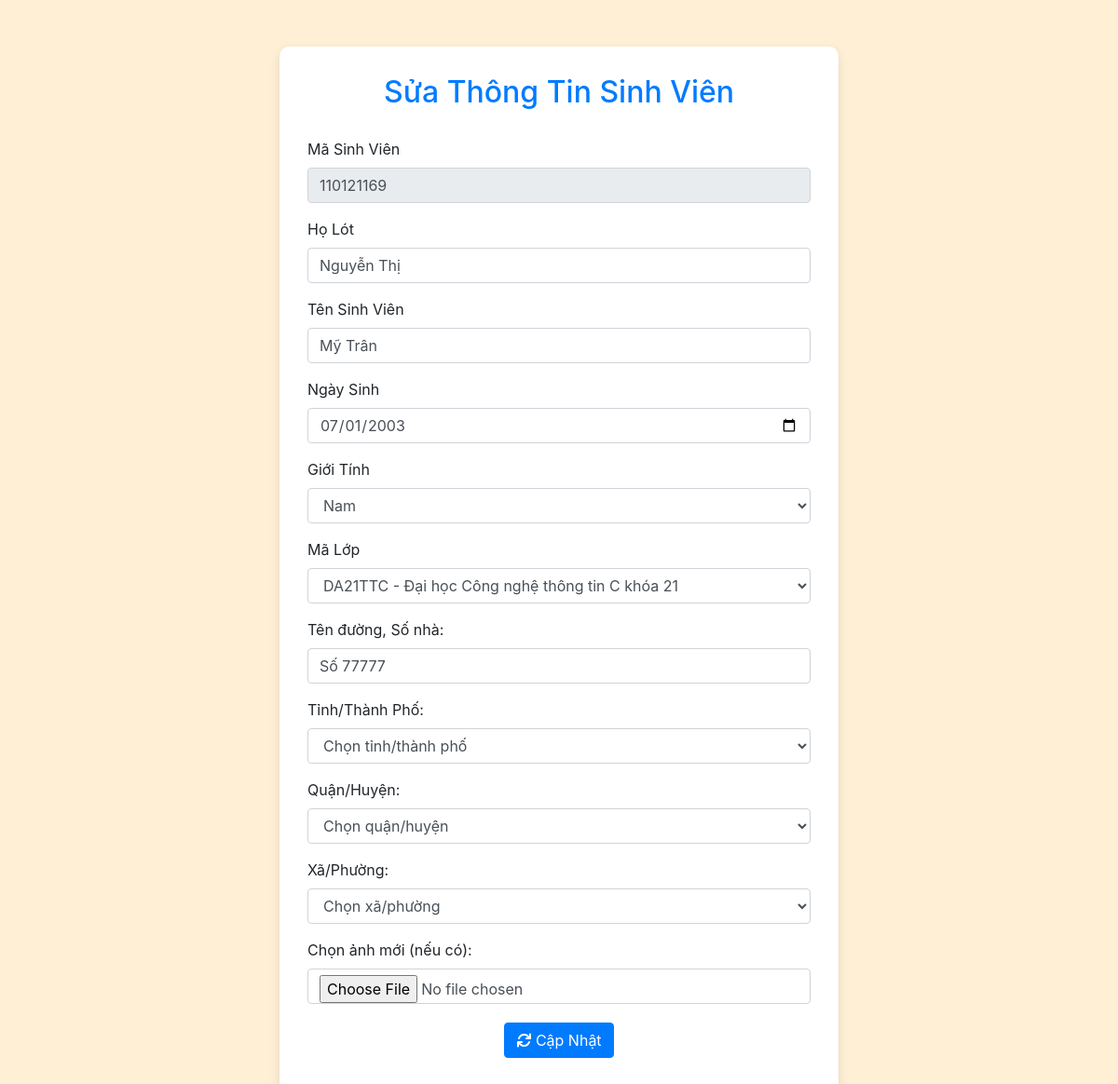
The app's page /sua_sv.php?ma=110121169 (signed in) with its own data.
### tables this page shows
CREATE TABLE `sinhvien` (
  `maSV` varchar(9) NOT NULL,
  `hoLot` varchar(20) NOT NULL,
  `tenSV` varchar(10) NOT NULL,
  `gioiTinh` varchar(6) DEFAULT NULL,
  `ngaySinh` date NOT NULL,
  `maLop` varchar(9) DEFAULT NULL,
  `diaChi` varchar(100) DEFAULT NULL
);

### sua_sv.php (the view, shortened to what this page needs)
<?php
include_once("connect.php");
$sql_all_lop = "SELECT * FROM lophoc";
$result_all_lop = $conn->query($sql_all_lop);
if (isset($_GET['ma'])) {
    $maSV = $_GET['ma'];
    $sql = "SELECT * FROM sinhvien WHERE maSV = '$maSV'";
    $result = $conn->query($sql);
    if ($result->num_rows > 0) {
        $row = $result->fetch_assoc();
        $hoLot = $row['hoLot'];
        $tenSV = $row['tenSV'];
        $ngaySinh = $row['ngaySinh'];
        $gioiTinh = $row['gioiTinh'];
        $maLop = $row['maLop'];
        $diaChi = $row['diaChi'];
        $parts = explode(", ", $diaChi);
        $streetname = $parts[0];
    } else {
        echo "<script>alert('Không tìm thấy sinh viên!'); window.history.back();</script>";
        exit();
    }
}
?>
<!DOCTYPE html>
<html lang="en">
<head>
    <link rel="stylesheet" href="https://cdn.jsdelivr.net/npm/bootstrap@4.6.2/dist/css/bootstrap.min.css">
    <link rel="stylesheet" href="https://cdnjs.cloudflare.com/ajax/libs/font-awesome/6.0.0-beta3/css/all.min.css">
</head>
<body>
    <div class="container">
        <h2>Sửa Thông Tin Sinh Viên</h2>
        <form method="POST" action="sua_sv.php" enctype="multipart/form-data">
            <div class="form-group">
                <label for="maSV">Mã Sinh Viên</label>
                <input type="text" class="form-control" id="maSV" name="maSV" value="<?php echo $maSV; ?>" readonly>
            </div>
            <div class="form-group">
                <label for="hoLot">Họ Lót</label>
                <input type="text" class="form-control" id="hoLot" name="hoLot" value="<?php echo $hoLot; ?>" required>
            </div>
            <div class="form-group">
                <label for="tenSV">Tên Sinh Viên</label>
                <input type="text" class="form-control" id="tenSV" name="tenSV" value="<?php echo $tenSV; ?>" required>
            </div>
            <div class="form-group">
                <label for="ngaySinh">Ngày Sinh</label>
                <input type="date" class="form-control" id="ngaySinh" name="ngaySinh" value="<?php echo $ngaySinh; ?>"
                    required>
            </div>
            <div class="form-group">
                <label for="gioiTinh">Giới Tính</label>
                <select class="form-control" id="gioiTinh" name="gioiTinh" required>
                    <option value="Nam" <?php if ($gioiTinh == 'Nam')
                        echo 'selected'; ?>>Nam</option>
                </select>
            </div>
            <div class="form-group">
                <label for="maLop">Mã Lớp</label>
                <select class="form-control" id="maLop" name="maLop" required>
                    <?php
                    if ($result_all_lop->num_rows > 0) {
                        while ($row_all_lop = $result_all_lop->fetch_assoc()) {
                            $selected = ($row_all_lop['maLop'] == $maLop) ? 'selected' : '';
                            echo "<option value='" . $row_all_lop['maLop'] . "' $selected>" . $row_all_lop['maLop'] . " - " . $row_all_lop['tenLop'] . "</option>";
                        }
                    }
                    ?>
                </select>
            </div>
            <div class="form-group">
                <label for="Streetname">Tên đường, Số nhà:</label>
                <input type="text" id="Streetname" name="txtStreetname" class="form-control"
                    placeholder="Tên đường, Số nhà" value="<?php echo htmlspecialchars($streetname); ?>" required>
            </div>
            <div class="form-group">
                <label for="province">Tỉnh/Thành Phố:</label>
                <select id="province" name="txtProvince" class="form-control" required>
                    <option value="">Chọn tỉnh/thành phố</option>
                </select>
            </div>
            <div class="form-group">
                <label for="district">Quận/Huyện:</label>
                <select id="district" name="txtDistrict" class="form-control" required>
                    <option value="">Chọn quận/huyện</option>
                </select>
            </div>
            <div class="form-group">
                <label for="ward">Xã/Phường:</label>
                <select id="ward" name="txtWard" class="form-control" required>
                    <option value="">Chọn xã/phường</option>
                </select>
            </div>
            <div class="form-group">
                <label for="fileToUpload">Chọn ảnh mới (nếu có):</label>
                <input type="file" class="form-control" name="fileToUpload" id="fileToUpload">
            </div>
            <button type="submit" class="btn btn-primary">
                <i class="fa fa-sync"></i> Cập Nhật
            </button>
        </form>
    </div>
</body>
</html>

### sua_sv.php (style rules this page uses)
body { background-color: #FFEFD5; }
.container { background-color: #ffffff; padding: 30px; border-radius: 10px; box-shadow: 0 4px 12px rgba(0, 0, 0, 0.1); margin-top: 50px; max-width: 600px; }
h2 { text-align: center; color: #007bff; margin-bottom: 30px; }
.btn-primary { display: block; margin: 20px auto; }

### records on screen
sinhvien: hoLot "Nguyễn Thị", tenSV "Mỹ Trân", ngaySinh "07/01/2003", gioiTinh "Nam", txtStreetname "Số 77777"

### other values on screen
form field maLop "DA21TTC - Đại học Công nghệ thông tin C khóa 21"
